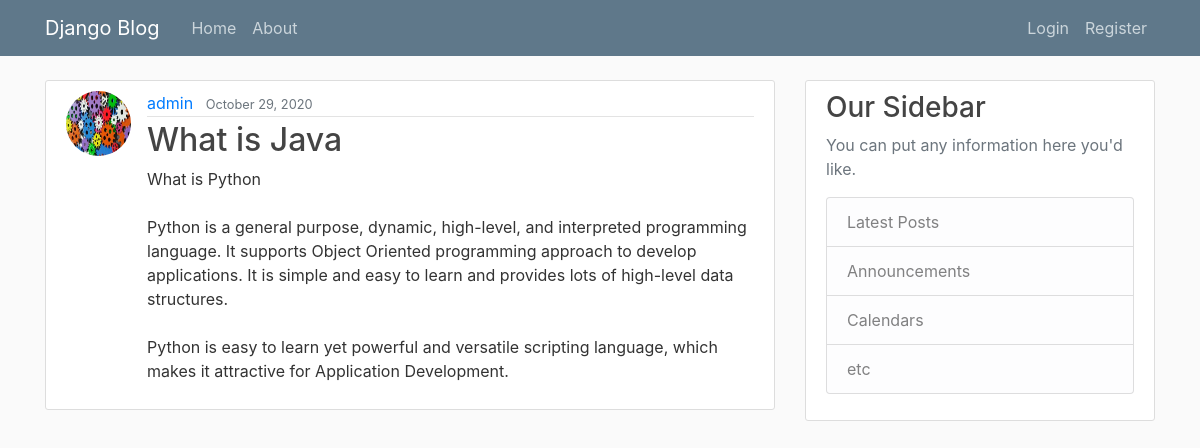
The app's page /post/1/ with its own data.
### blog/models.py (models this page shows, shortened)
class Post(models.Model):
    title = models.CharField(max_length=100)
    content = models.TextField()
    date_posted = models.DateTimeField(default=timezone.now)
    author = models.ForeignKey(User, on_delete=models.CASCADE)

### users/models.py (models this page shows, shortened)
class Profile(models.Model):
    image = models.ImageField(default='default.jpg', upload_to='profile_pics')
    user = models.OneToOneField(User, on_delete=models.CASCADE)

### blog/views.py (the view)
# urls.py: path('post/<int:pk>/', PostDetailView.as_view(), name='post-detail'),
class PostDetailView(DetailView):
    model = Post

### blog/templates/blog/post_detail.html (shortened to what this page needs)
{% extends "blog/base.html" %}
{% block content %}
  <article class="media content-section">
    <img class="rounded-circle article-img" src="{{ object.author.profile.image.url }}">
    <div class="media-body">
      <div class="article-metadata">
        <a class="mr-2" href="#">{{ object.author }}</a>
        <small class="text-muted">{{ object.date_posted|date:"F d, Y" }}</small>
      </div>
      <h2 class="article-title">{{ object.title }}</h2>
      <p class="article-content">{{ object.content }}</p>
    </div>
  </article>
{% endblock content %}

### blog/static/blog/main.css (style rules this page uses)
body { background: #fafafa; color: #333333; margin-top: 5rem; }
h1, h2, h3, h4, h5, h6 { color: #444444; }
.content-section { background: #ffffff; padding: 10px 20px; border: 1px solid #dddddd; border-radius: 3px; margin-bottom: 20px; }
.article-title { color: #444444; }
.article-content { white-space: pre-line; }
.article-img { height: 65px; width: 65px; margin-right: 16px; }
.article-metadata { padding-bottom: 1px; margin-bottom: 4px; border-bottom: 1px solid #e3e3e3 }

### records on screen
Post: author.profile.image (placeholder picture), author "admin", date_posted "October 29, 2020", title "What is Java", content "What is Python Python is a general purpose, dynamic, high-level, and interpreted programming language. It supports Object Oriented programming approach to develop applications. It is simple and easy to learn and provides lots of high-level data structures. Python is easy to learn yet powerful and versatile scripting language, which makes it attractive for Application Development."
